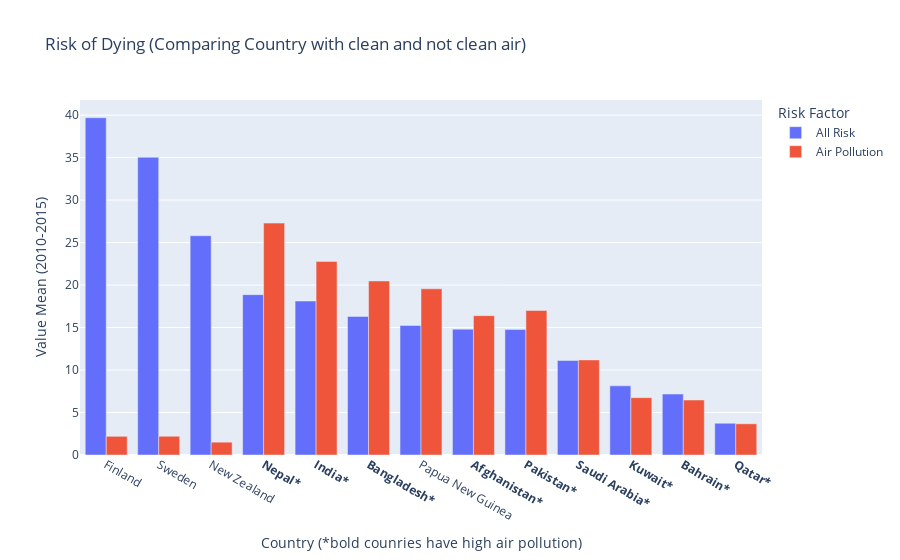

This figure's notebook cell:
### Code cell
fig = go.Figure(data=[
    go.Bar(name='All Risk', x=locations_list, y=df.val_mean_all),
    go.Bar(name='Air Pollution', x=locations_list, y=df.val_mean_air)
])
# Change the bar mode
fig.update_layout(barmode='group',
    xaxis_title="Country (*bold counries have high air pollution)",
    yaxis_title="Value Mean (2010-2015)",
    legend_title="Risk Factor",
    title="Risk of Dying (Comparing Country with clean and not clean air)")
# fig.update_xaxes(categoryorder='total ascending')
fig.show()

### Figure 1 — Plotly figure (JSON) as saved in the notebook; plotly's stock layout.template omitted (floating-point values rounded to 4 significant figures)
{"data": [{"name": "All Risk", "type": "bar", "x": ["Finland", "Sweden", "New Zealand", "<b>Nepal*<b>", "<b>India*<b>", "<b>Bangladesh*<b>", "Papua New Guinea", "<b>Afghanistan*<b>", "<b>Pakistan*<b>", "<b>Saudi Arabia*<b>", "<b>Kuwait*<b>", "<b>Bahrain*<b>", "<b>Qatar*<b>"], "y": [39.69, 35.04, 25.81, 18.87, 18.12, 16.31, 15.25, 14.81, 14.77, 11.12, 8.135, 7.173, 3.738]}, {"name": "Air Pollution", "type": "bar", "x": ["Finland", "Sweden", "New Zealand", "<b>Nepal*<b>", "<b>India*<b>", "<b>Bangladesh*<b>", "Papua New Guinea", "<b>Afghanistan*<b>", "<b>Pakistan*<b>", "<b>Saudi Arabia*<b>", "<b>Kuwait*<b>", "<b>Bahrain*<b>", "<b>Qatar*<b>"], "y": [2.198, 2.208, 1.509, 27.29, 22.78, 20.48, 19.56, 16.4, 17.01, 11.19, 6.751, 6.472, 3.67]}], "layout": {"barmode": "group", "legend": {"title": {"text": "Risk Factor"}}, "title": {"text": "Risk of Dying (Comparing Country with clean and not clean air)"}, "xaxis": {"title": {"text": "Country (*bold counries have high air pollution)"}}, "yaxis": {"title": {"text": "Value Mean (2010-2015)"}}}}
